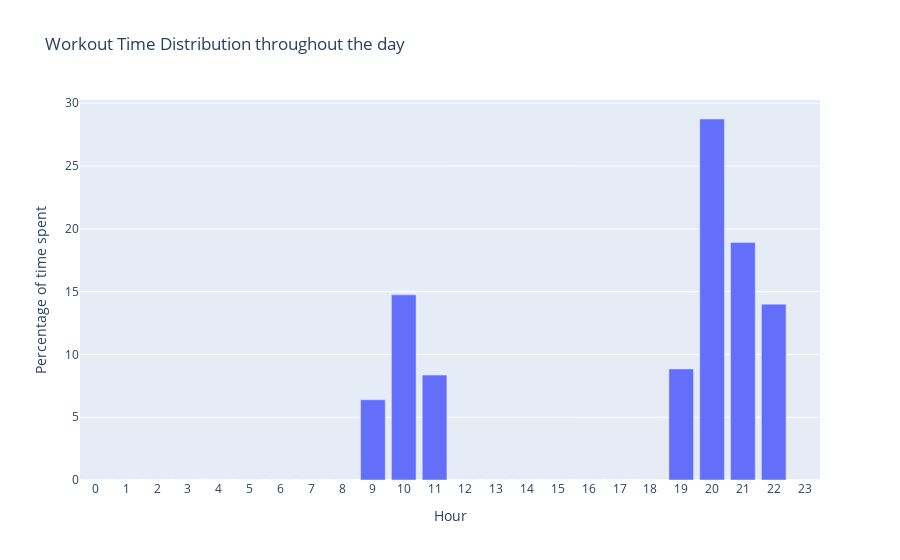

The notebook cell this image was saved under:
### Code cell
# Do repartition plota

df_unique = df.drop_duplicates(subset='title')

minutes = [0] * 24

def calculate_minutes(row):
    global minutes
    start_time = row['start_time']
    end_time = row['end_time']
    for i in range(start_time.hour, end_time.hour + 1):
        if i == start_time.hour:
            minutes[i] += 60 - start_time.minute if start_time.minute != 0 else 0
        elif i == end_time.hour:
            minutes[i] += end_time.minute
        else:
            minutes[i] += 60

df_unique.apply(calculate_minutes, axis=1)
print(minutes)

total_minutes = sum(minutes)
percentage = [(x/total_minutes) * 100 for x in minutes]
fig = go.Figure(data=[go.Bar(
    x = [str(i) for i in range(24)],
    y = percentage
)])

fig.update_layout(title_text='Workout Time Distribution throughout the day',
                xaxis_title='Hour',
                yaxis_title='Percentage of time spent')

### Figure 1 — Plotly figure (JSON) as saved in the notebook; plotly's stock layout.template omitted (floating-point values rounded to 4 significant figures)
{"data": [{"type": "bar", "x": ["0", "1", "2", "3", "4", "5", "6", "7", "8", "9", "10", "11", "12", "13", "14", "15", "16", "17", "18", "19", "20", "21", "22", "23"], "y": [0, 0, 0, 0, 0, 0, 0, 0, 0, 6.388, 14.74, 8.354, 0, 0, 0, 0, 0, 0, 0, 8.845, 28.75, 18.92, 14.0, 0]}], "layout": {"title": {"text": "Workout Time Distribution throughout the day"}, "xaxis": {"title": {"text": "Hour"}}, "yaxis": {"title": {"text": "Percentage of time spent"}}}}
